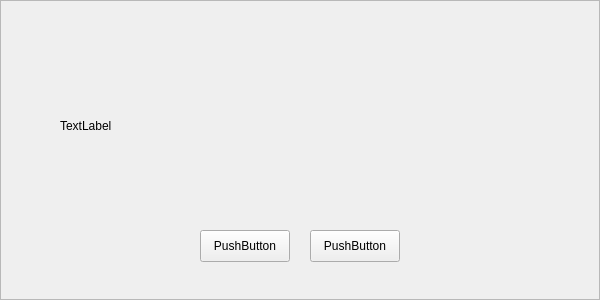
<?xml version="1.0" encoding="UTF-8"?>
<ui version="4.0">
 <class>Frame</class>
 <widget class="QFrame" name="Frame">
  <property name="geometry">
   <rect>
    <x>0</x>
    <y>0</y>
    <width>600</width>
    <height>300</height>
   </rect>
  </property>
  <property name="windowTitle">
   <string>Frame</string>
  </property>
  <property name="frameShape">
   <enum>QFrame::StyledPanel</enum>
  </property>
  <property name="frameShadow">
   <enum>QFrame::Raised</enum>
  </property>
  <widget class="QLabel" name="label">
   <property name="geometry">
    <rect>
     <x>60</x>
     <y>40</y>
     <width>480</width>
     <height>171</height>
    </rect>
   </property>
   <property name="text">
    <string>TextLabel</string>
   </property>
   <property name="openExternalLinks">
    <bool>true</bool>
   </property>
   <property name="UIText" stdset="0">
    <string>130004</string>
   </property>
   <property name="UIClass" stdset="0">
    <string>wtext</string>
   </property>
  </widget>
  <widget class="QPushButton" name="nowButton">
   <property name="geometry">
    <rect>
     <x>200</x>
     <y>230</y>
     <width>90</width>
     <height>32</height>
    </rect>
   </property>
   <property name="text">
    <string>PushButton</string>
   </property>
   <property name="UIText" stdset="0">
    <string>110009</string>
   </property>
   <property name="UIClass" stdset="0">
    <string>wbutton</string>
   </property>
  </widget>
  <widget class="QPushButton" name="laterButton">
   <property name="geometry">
    <rect>
     <x>310</x>
     <y>230</y>
     <width>90</width>
     <height>32</height>
    </rect>
   </property>
   <property name="text">
    <string>PushButton</string>
   </property>
   <property name="UIText" stdset="0">
    <string>110001</string>
   </property>
   <property name="UIClass" stdset="0">
    <string>wbutton</string>
   </property>
  </widget>
 </widget>
 <resources/>
 <connections/>
</ui>
